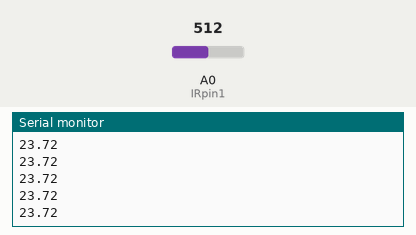
Recording of a sketch running on a simulated Arduino Uno, built with avr-gcc and run on an emulated ATmega328P. Parts: the last lines printed to the serial monitor. The test bench sets the inputs (shaded band); at power-on: A0 (IRpin1) = 512.

Above: at 1.2 s.
1.3 s: A0 (IRpin1) set to 0
At 1.32 s:
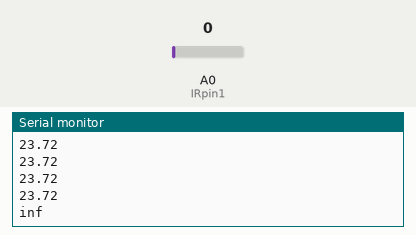
3.2 s: A0 (IRpin1) set to 122
At 3.23 s:
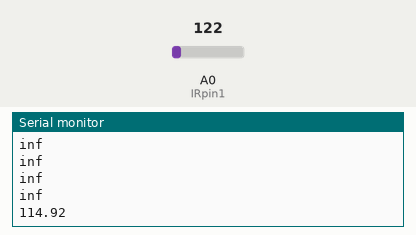

The sketch:

Sharp_Sensor.ino
```cpp
int IRpin1=0;  // analog pin for sensor
void setup(){
  Serial.begin(9600);
}

void loop(){
  float volts1= analogRead(IRpin1)*0.0048828125;
  float distance1= 65*pow(volts1,-1.10);
  Serial.println(distance1);
  delay(100);
}
```

Measured:
- after the input at 1.3 s, the serial monitor: prints a new line at once (image 1)
- after the input at 3.2 s, the serial monitor: prints a new line at once (image 2)
